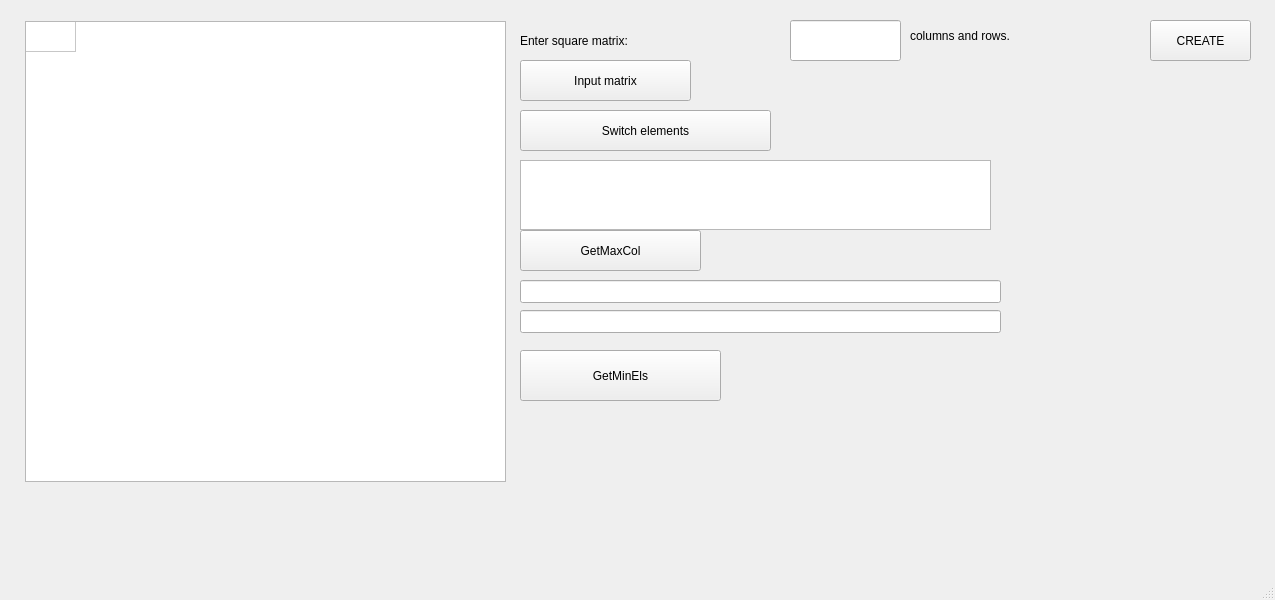
<?xml version="1.0" encoding="UTF-8"?>
<ui version="4.0">
 <class>MainWindow</class>
 <widget class="QMainWindow" name="MainWindow">
  <property name="geometry">
   <rect>
    <x>0</x>
    <y>0</y>
    <width>1275</width>
    <height>600</height>
   </rect>
  </property>
  <property name="windowTitle">
   <string>MainWindow</string>
  </property>
  <widget class="QWidget" name="centralwidget">
   <widget class="QTableWidget" name="tableWidget">
    <property name="geometry">
     <rect>
      <x>25</x>
      <y>21</y>
      <width>481</width>
      <height>461</height>
     </rect>
    </property>
    <property name="rowCount">
     <number>1</number>
    </property>
    <property name="columnCount">
     <number>1</number>
    </property>
    <attribute name="horizontalHeaderVisible">
     <bool>false</bool>
    </attribute>
    <attribute name="horizontalHeaderDefaultSectionSize">
     <number>50</number>
    </attribute>
    <attribute name="verticalHeaderVisible">
     <bool>false</bool>
    </attribute>
    <row/>
    <column/>
   </widget>
   <widget class="QLabel" name="label">
    <property name="geometry">
     <rect>
      <x>520</x>
      <y>10</y>
      <width>261</width>
      <height>61</height>
     </rect>
    </property>
    <property name="text">
     <string>Enter square matrix:</string>
    </property>
   </widget>
   <widget class="QLineEdit" name="lineEditMatrixSize">
    <property name="geometry">
     <rect>
      <x>790</x>
      <y>20</y>
      <width>111</width>
      <height>41</height>
     </rect>
    </property>
   </widget>
   <widget class="QLabel" name="label_3">
    <property name="geometry">
     <rect>
      <x>910</x>
      <y>10</y>
      <width>251</width>
      <height>51</height>
     </rect>
    </property>
    <property name="text">
     <string>columns and rows.</string>
    </property>
   </widget>
   <widget class="QPushButton" name="CreateMatrix">
    <property name="geometry">
     <rect>
      <x>1150</x>
      <y>20</y>
      <width>101</width>
      <height>41</height>
     </rect>
    </property>
    <property name="text">
     <string>CREATE</string>
    </property>
   </widget>
   <widget class="QPushButton" name="InputMatrix">
    <property name="geometry">
     <rect>
      <x>520</x>
      <y>60</y>
      <width>171</width>
      <height>41</height>
     </rect>
    </property>
    <property name="text">
     <string>Input matrix</string>
    </property>
   </widget>
   <widget class="QPushButton" name="SwitchEls">
    <property name="geometry">
     <rect>
      <x>520</x>
      <y>110</y>
      <width>251</width>
      <height>41</height>
     </rect>
    </property>
    <property name="text">
     <string>Switch elements</string>
    </property>
   </widget>
   <widget class="QTextEdit" name="textEdit">
    <property name="geometry">
     <rect>
      <x>520</x>
      <y>160</y>
      <width>471</width>
      <height>70</height>
     </rect>
    </property>
   </widget>
   <widget class="QPushButton" name="GetMaxCol">
    <property name="geometry">
     <rect>
      <x>520</x>
      <y>230</y>
      <width>181</width>
      <height>41</height>
     </rect>
    </property>
    <property name="text">
     <string>GetMaxCol</string>
    </property>
   </widget>
   <widget class="QLineEdit" name="lineEditB">
    <property name="geometry">
     <rect>
      <x>520</x>
      <y>280</y>
      <width>481</width>
      <height>23</height>
     </rect>
    </property>
   </widget>
   <widget class="QLineEdit" name="lineEditMinB">
    <property name="geometry">
     <rect>
      <x>520</x>
      <y>310</y>
      <width>481</width>
      <height>23</height>
     </rect>
    </property>
   </widget>
   <widget class="QPushButton" name="GetMinEls">
    <property name="geometry">
     <rect>
      <x>520</x>
      <y>350</y>
      <width>201</width>
      <height>51</height>
     </rect>
    </property>
    <property name="text">
     <string>GetMinEls</string>
    </property>
   </widget>
   <widget class="QLabel" name="label_arrayC">
    <property name="geometry">
     <rect>
      <x>520</x>
      <y>430</y>
      <width>471</width>
      <height>41</height>
     </rect>
    </property>
    <property name="text">
     <string/>
    </property>
   </widget>
   <widget class="QLabel" name="label_multiple">
    <property name="geometry">
     <rect>
      <x>520</x>
      <y>500</y>
      <width>461</width>
      <height>51</height>
     </rect>
    </property>
    <property name="text">
     <string/>
    </property>
   </widget>
  </widget>
  <widget class="QMenuBar" name="menubar">
   <property name="geometry">
    <rect>
     <x>0</x>
     <y>0</y>
     <width>1275</width>
     <height>20</height>
    </rect>
   </property>
  </widget>
  <widget class="QStatusBar" name="statusbar"/>
 </widget>
 <resources/>
 <connections/>
</ui>
